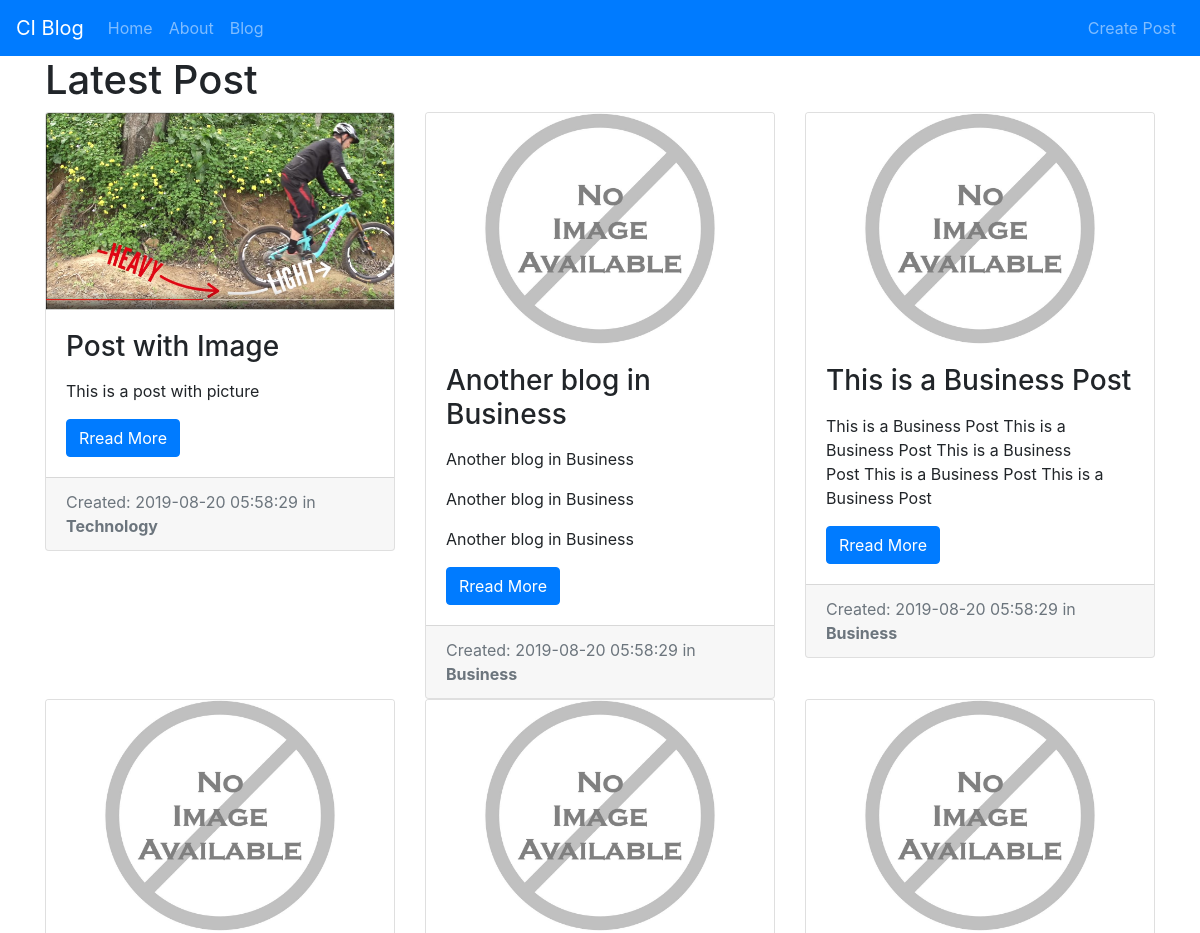
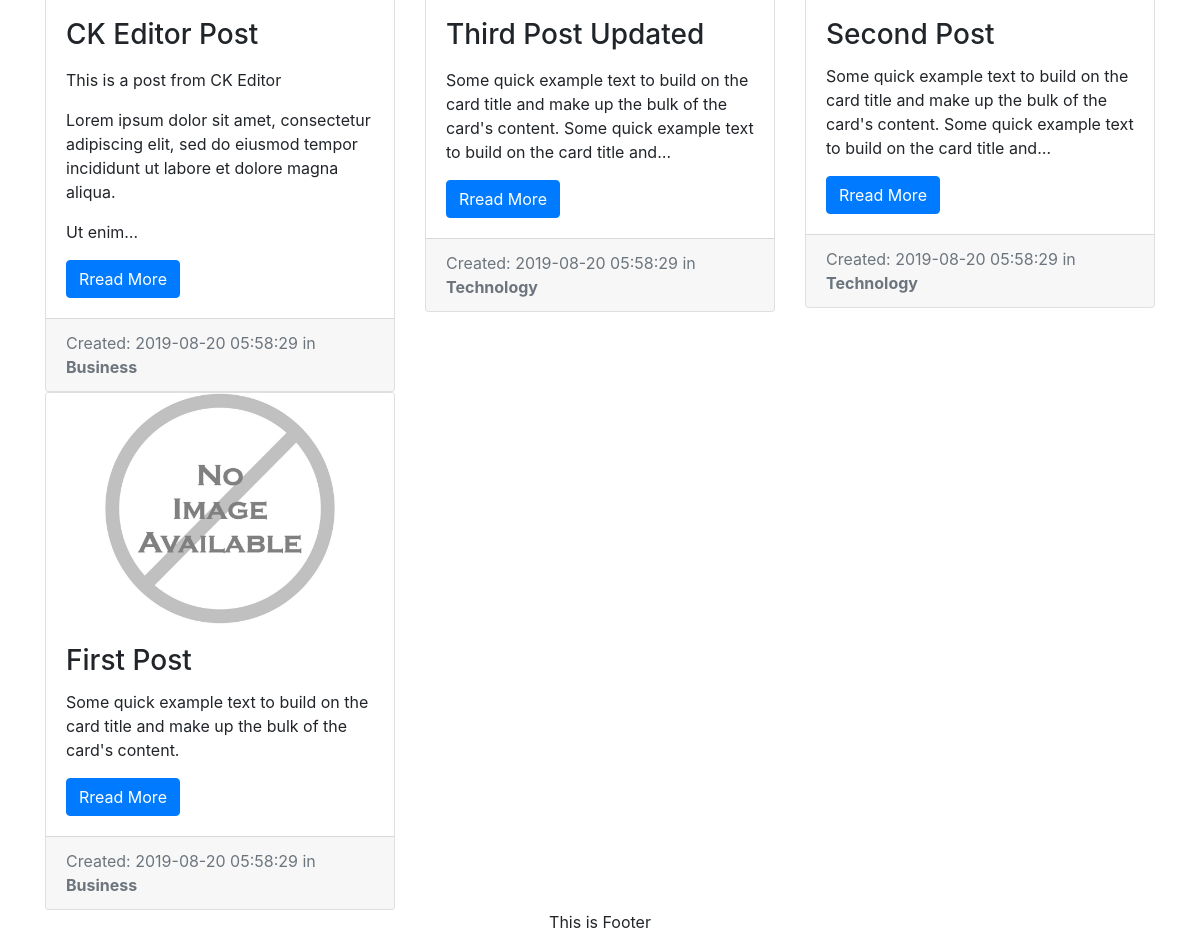
Screenshot of /index.php/posts with the database file from the repository (2 pictures, top to bottom).
### tables this page shows
CREATE TABLE `posts` (
  `id` int(11) NOT NULL,
  `title` varchar(255) NOT NULL,
  `slug` varchar(255) NOT NULL,
  `body` text NOT NULL,
  `post_image` varchar(255) NOT NULL,
  `category_id` int(255) NOT NULL,
  `created_at` timestamp NOT NULL DEFAULT current_timestamp()
);

CREATE TABLE `categories` (
  `id` int(255) NOT NULL,
  `name` varchar(255) NOT NULL,
  `created_at` timestamp NOT NULL DEFAULT current_timestamp() ON UPDATE current_timestamp()
);

### application/controllers/Posts.php (called while the page is built, shortened)
<?php
class Posts extends CI_Controller {
    public function __construct()
    {
        $this->load->model('post_model');
    }
	public function index()
	{
        $data['title'] = "Latest Post";
        $data['posts'] = $this->post_model->get_posts();
		$this->load->view('templates/header');
		$this->load->view('posts/index', $data);
		$this->load->view('templates/footer');
    }
}

### index.php (called while the page is built, shortened)
<?php
require_once BASEPATH.'core/CodeIgniter.php';

### application/models/Post_model.php (called while the page is built, shortened)
<?php
class Post_model extends CI_Model {
	public function get_posts($slug = FALSE)
	{
        if ($slug === FALSE) {
            $this->db->order_by('posts.id', 'DESC');
            $this->db->join('categories', 'categories.id = posts.category_id');
            $query = $this->db->get("posts");
            return $query;
        }
        $query = $this->db->get_where('posts', array('slug' => $slug));
        return $query;
    }
}

### application/views/posts/index.php (the view)
<h1><?= $title ?></h1>
<div class="row">
<?php foreach($posts->result() as $post) : ?>
    <div class="col-md-4">
        <div class="card">
            <img class="card-img-top" src="<?= base_url(); ?>assets/images/posts/<?= $post->post_image; ?>" alt="Card image cap">
            <div class="card-body">
                <h3 class="card-title"><?= $post->title; ?></h3>
                <p class="card-text"><?= word_limiter($post->body, 30); ?></p>
                <a href="<?= base_url(); ?>posts/view/<?= $post->slug; ?>" class="btn btn-primary">Rread More</a>
            </div>
            <div class="card-footer text-muted">
                Created: <?= $post->created_at; ?> in <strong><?= $post->name; ?></strong>
            </div>
        </div>
    </div>
<?php endforeach; ?>
</div>

### application/views/templates/header.php (shortened to what this page needs)
?><!DOCTYPE html>
<html lang="en">
<head>
	<link rel="stylesheet" type="text/css" href="<?php echo base_url() ?>assets/css/bootstrap/bootstrap.min.css">
</head>
<body>
<nav class="navbar navbar-expand-lg navbar-dark bg-primary">
  <a class="navbar-brand" href="#">CI Blog</a>
  <div class="collapse navbar-collapse" id="navbarNav">
    <ul class="navbar-nav mr-auto">
      <li class="nav-item">
        <a class="nav-link" href="<?= base_url(); ?>">Home <span class="sr-only">(current)</span></a>
      </li>
      <li class="nav-item">
        <a class="nav-link" href="<?= base_url().'about'; ?>">About</a>
      </li>
      <li class="nav-item">
        <a class="nav-link" href="<?= base_url().'posts'; ?>">Blog</a>
      </li>
    </ul>
    <ul class="navbar-nav">
      <li class="nav-item">
        <a class="nav-link" href="<?= base_url().'posts/create'; ?>">Create Post</a>
      </li>
    </ul>
  </div>
</nav>
<div class="container">

### application/views/templates/footer.php (shortened to what this page needs)
    </div>
    <div class="container-fluid text-center">This is Footer</div>
</body>
</html>

### rows the page displays
posts: post_image (picture), title "Post with Image", body "This is a post with picture", category.created_at "2019-08-20 05:58:29", category.name "Technology"
posts: post_image (placeholder picture), title "Another blog in Business", body "Another blog in Business Another blog in Business Another blog in Business", category.created_at "2019-08-20 05:58:29", category.name "Business"
posts: post_image (placeholder picture), title "This is a Business Post", body "This is a Business Post This is a Business Post This is a Business Post This is a Business Post This is a Business Post", category.created_at "2019-08-20 05:58:29", category.name "Business"
posts: post_image (placeholder picture), title "CK Editor Post", body "This is a post from CK Editor Lorem ipsum dolor sit amet, consectetur adipiscing elit, sed do eiusmod tempor incididunt ut labore et dolore magna aliqua. Ut enim…", category.created_at "2019-08-20 05:58:29", category.name "Business"
posts: post_image (placeholder picture), title "Third Post Updated", body "Some quick example text to build on the card title and make up the bulk of the card's content. Some quick example text to build on the card title and…", category.created_at "2019-08-20 05:58:29", category.name "Technology"
posts: post_image (placeholder picture), title "Second Post", body "Some quick example text to build on the card title and make up the bulk of the card's content. Some quick example text to build on the card title and…", category.created_at "2019-08-20 05:58:29", category.name "Technology"
posts: post_image (placeholder picture), title "First Post", body "Some quick example text to build on the card title and make up the bulk of the card's content.", category.created_at "2019-08-20 05:58:29", category.name "Business"

### other values shown
$title "Latest Post"
